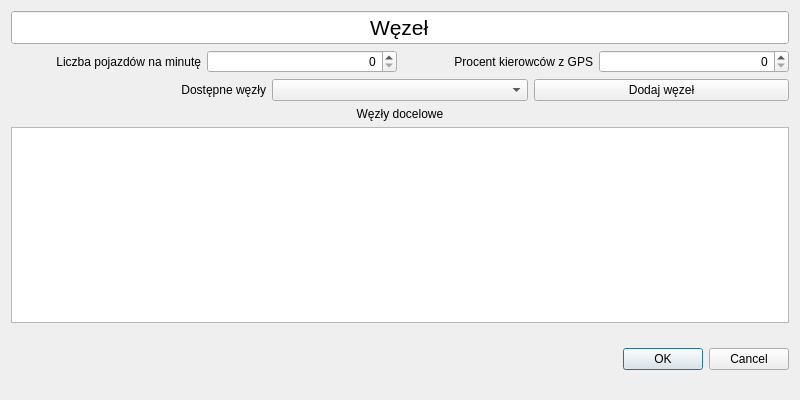
<?xml version="1.0" encoding="UTF-8"?>
<ui version="4.0">
 <class>SpawnSettingsEditor</class>
 <widget class="QDialog" name="SpawnSettingsEditor">
  <property name="geometry">
   <rect>
    <x>0</x>
    <y>0</y>
    <width>800</width>
    <height>400</height>
   </rect>
  </property>
  <property name="minimumSize">
   <size>
    <width>800</width>
    <height>400</height>
   </size>
  </property>
  <property name="windowTitle">
   <string>Edytor punktu odradzania pojazdów</string>
  </property>
  <layout class="QVBoxLayout" name="verticalLayout_2">
   <item>
    <layout class="QVBoxLayout" name="verticalLayout">
     <item>
      <widget class="QLineEdit" name="lineEdit_Actual">
       <property name="font">
        <font>
         <pointsize>16</pointsize>
        </font>
       </property>
       <property name="autoFillBackground">
        <bool>true</bool>
       </property>
       <property name="text">
        <string>Węzeł</string>
       </property>
       <property name="alignment">
        <set>Qt::AlignCenter</set>
       </property>
      </widget>
     </item>
     <item>
      <layout class="QHBoxLayout" name="horizontalLayout_5">
       <item>
        <layout class="QHBoxLayout" name="horizontalLayout_3">
         <item>
          <widget class="QLabel" name="label">
           <property name="text">
            <string>Liczba pojazdów na minutę</string>
           </property>
           <property name="alignment">
            <set>Qt::AlignRight|Qt::AlignTrailing|Qt::AlignVCenter</set>
           </property>
          </widget>
         </item>
         <item>
          <layout class="QGridLayout" name="gridLayout">
           <item row="0" column="0">
            <widget class="QSpinBox" name="spinBox_cars">
             <property name="alignment">
              <set>Qt::AlignRight|Qt::AlignTrailing|Qt::AlignVCenter</set>
             </property>
             <property name="maximum">
              <number>60</number>
             </property>
            </widget>
           </item>
          </layout>
         </item>
        </layout>
       </item>
       <item>
        <layout class="QHBoxLayout" name="horizontalLayout_2">
         <item>
          <layout class="QHBoxLayout" name="horizontalLayout">
           <item>
            <widget class="QLabel" name="label_4">
             <property name="text">
              <string>Procent kierowców z GPS</string>
             </property>
             <property name="alignment">
              <set>Qt::AlignRight|Qt::AlignTrailing|Qt::AlignVCenter</set>
             </property>
            </widget>
           </item>
          </layout>
         </item>
         <item>
          <widget class="QSpinBox" name="spinBox_smart_drivers">
           <property name="alignment">
            <set>Qt::AlignRight|Qt::AlignTrailing|Qt::AlignVCenter</set>
           </property>
           <property name="maximum">
            <number>100</number>
           </property>
          </widget>
         </item>
        </layout>
       </item>
      </layout>
     </item>
     <item>
      <layout class="QHBoxLayout" name="horizontalLayout_4">
       <item>
        <widget class="QLabel" name="label_3">
         <property name="minimumSize">
          <size>
           <width>70</width>
           <height>0</height>
          </size>
         </property>
         <property name="text">
          <string>Dostępne węzły</string>
         </property>
         <property name="alignment">
          <set>Qt::AlignRight|Qt::AlignTrailing|Qt::AlignVCenter</set>
         </property>
        </widget>
       </item>
       <item>
        <widget class="QComboBox" name="comboBox_available"/>
       </item>
       <item>
        <widget class="QPushButton" name="pushButton_add">
         <property name="cursor">
          <cursorShape>ArrowCursor</cursorShape>
         </property>
         <property name="text">
          <string>Dodaj węzeł</string>
         </property>
        </widget>
       </item>
      </layout>
     </item>
     <item>
      <widget class="QLabel" name="label_2">
       <property name="text">
        <string>Węzły docelowe</string>
       </property>
       <property name="alignment">
        <set>Qt::AlignCenter</set>
       </property>
      </widget>
     </item>
     <item>
      <widget class="QTableWidget" name="tableWidget"/>
     </item>
    </layout>
   </item>
   <item>
    <widget class="QDialogButtonBox" name="buttonBox">
     <property name="minimumSize">
      <size>
       <width>70</width>
       <height>60</height>
      </size>
     </property>
     <property name="orientation">
      <enum>Qt::Horizontal</enum>
     </property>
     <property name="standardButtons">
      <set>QDialogButtonBox::Cancel|QDialogButtonBox::Ok</set>
     </property>
    </widget>
   </item>
  </layout>
 </widget>
 <resources/>
 <connections>
  <connection>
   <sender>buttonBox</sender>
   <signal>accepted()</signal>
   <receiver>SpawnSettingsEditor</receiver>
   <slot>acceptButton()</slot>
   <hints>
    <hint type="sourcelabel">
     <x>248</x>
     <y>254</y>
    </hint>
    <hint type="destinationlabel">
     <x>399</x>
     <y>199</y>
    </hint>
   </hints>
  </connection>
  <connection>
   <sender>buttonBox</sender>
   <signal>rejected()</signal>
   <receiver>SpawnSettingsEditor</receiver>
   <slot>rejectButton()</slot>
   <hints>
    <hint type="sourcelabel">
     <x>316</x>
     <y>260</y>
    </hint>
    <hint type="destinationlabel">
     <x>286</x>
     <y>274</y>
    </hint>
   </hints>
  </connection>
  <connection>
   <sender>pushButton_add</sender>
   <signal>pressed()</signal>
   <receiver>SpawnSettingsEditor</receiver>
   <slot>addToTableAction()</slot>
   <hints>
    <hint type="sourcelabel">
     <x>662</x>
     <y>70</y>
    </hint>
    <hint type="destinationlabel">
     <x>399</x>
     <y>199</y>
    </hint>
   </hints>
  </connection>
  <connection>
   <sender>tableWidget</sender>
   <signal>cellDoubleClicked(int,int)</signal>
   <receiver>SpawnSettingsEditor</receiver>
   <slot>deleteFromTableAction(int,int)</slot>
   <hints>
    <hint type="sourcelabel">
     <x>399</x>
     <y>215</y>
    </hint>
    <hint type="destinationlabel">
     <x>399</x>
     <y>199</y>
    </hint>
   </hints>
  </connection>
 </connections>
 <slots>
  <slot>addToTableAction()</slot>
  <slot>acceptButton()</slot>
  <slot>rejectButton()</slot>
  <slot>nameChanged(QString)</slot>
  <slot>deleteFromTableAction(int,int)</slot>
 </slots>
</ui>
